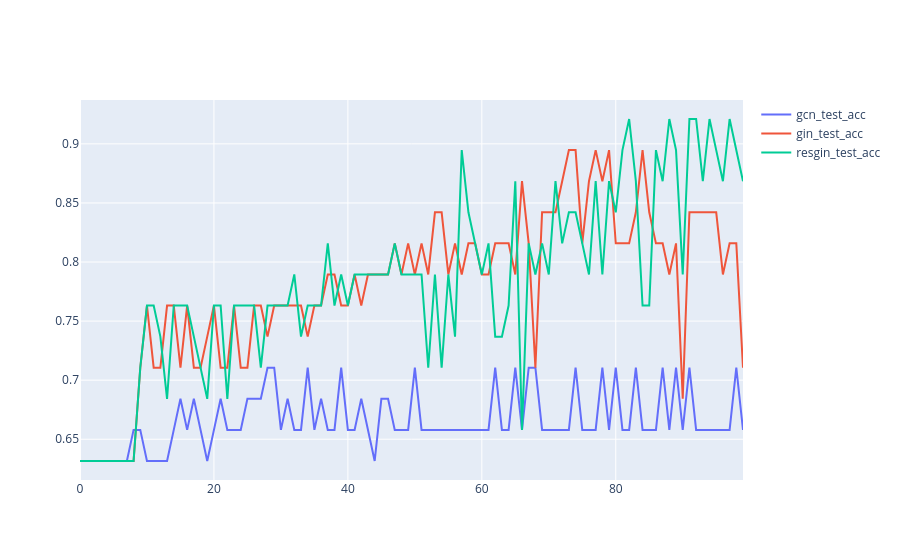

Notebook source saved alongside this figure:
### Code cell
fig = go.Figure()

fig.add_trace(go.Scatter(name="gcn_test_acc ", mode="lines", x=list(range(len(gnn_test_acc))), y=gnn_test_acc))
fig.add_trace(go.Scatter(name="gin_test_acc ", mode="lines", x=list(range(len(gin_test_acc))), y=gin_test_acc))
fig.add_trace(go.Scatter(name="resgin_test_acc ", mode="lines", x=list(range(len(resgin_test_acc))), y=resgin_test_acc))

fig.show()
